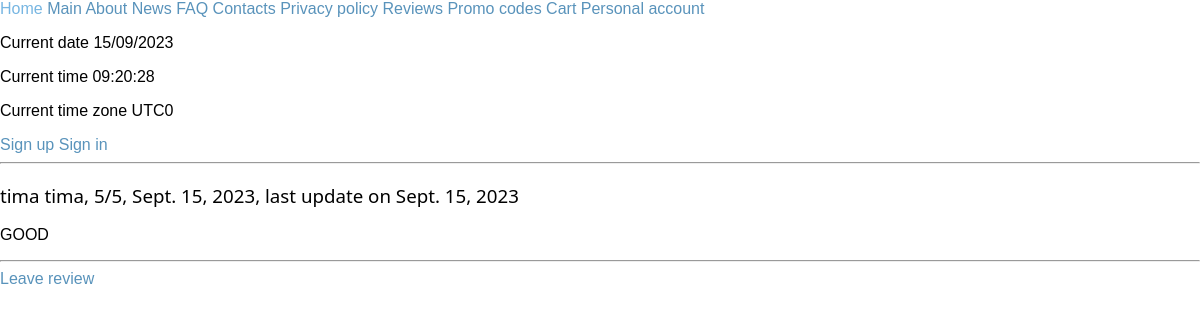
Page /info/review/list on the committed database.
### info/models.py (models this page shows)
class Review(models.Model):
    customer = models.ForeignKey(MyUser, on_delete=models.CASCADE)
    content = models.TextField()
    rating = models.IntegerField(
        validators=[MinValueValidator(1), MaxValueValidator(5)])
    created_date = models.DateField(auto_now_add=True)
    updated_date = models.DateField(auto_now=True)

### login/models.py (models this page shows, shortened)
class MyUser(AbstractUser):
    first_name = models.CharField(max_length=200)
    last_name = models.CharField(max_length=200)
    date_of_birth = models.DateField()
    email = models.EmailField()
    phone_number = models.CharField(max_length=50)
    USERNAME_FIELD = 'username'
    description = models.CharField(max_length=150, default='customer')
    image = models.ImageField(upload_to='user_images/', default='user_images/default.jpg')
    REQUIRED_FIELDS = ['first_name', 'last_name',
                       'email', 'date_of_birth', 'phone_number', 'image']
    objects = MyUserManager()

### info/views.py (the view)
# urls.py: path('review/list', views.review_list_view, name='review_list_view'),
def review_list_view(request):
    reviews = Review.objects.all()
    return render(request, "review/list.html", {'reviews': reviews})

### info/templates/review/list.html (shortened to what this page needs)
{% extends "base.html" %}
{% block content %}
<hr>
{% if reviews|length > 0 %}
{% for review in reviews %}
<section>
    <h3>{{ review.customer.first_name }} {{ review.customer.last_name }}, {{ review.rating }}/5, <time datetime={{ review.created_date }}>{{ review.created_date }}</time>, last update on <time datetime={{ review.updated_date }}>{{ review.updated_date }}</time></h3>
    <p>{{ review.content }}</p>
</section>
<hr>
{% endfor %}
{% endif %}
{% if user.is_authenticated %}
<a href="/personal_account/">Leave review</a>
{% else %}
<a href="/login/">Leave review</a>
{% endif %}
{% endblock %}

### static/css/base.css (style rules this page uses)
body { margin:0; padding:0; font-family:helvetica, sans-serif; }
h1, h2, h3, h4, h5 , h6 { font-family: 'system-ui', sans-serif; font-weight:normal; }
a { text-decoration:none; color:#5993bb; }

### rows in the picture
Review: customer.first_name "tima", customer.last_name "tima", rating "5", created_date "Sept. 15, 2023", updated_date "Sept. 15, 2023", content "GOOD"
